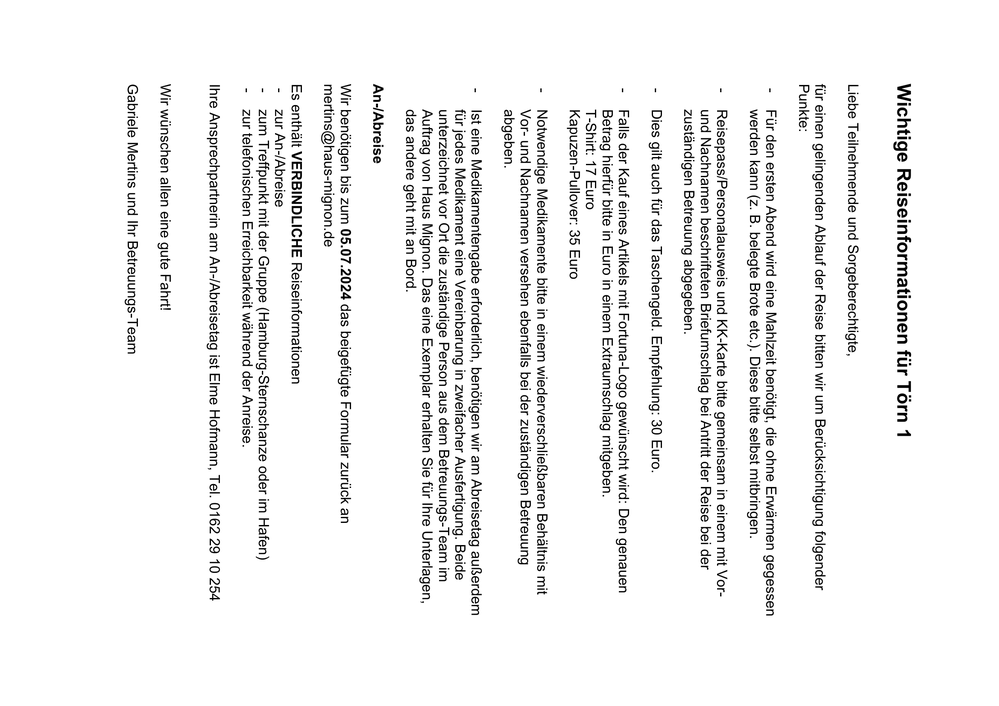
#> input picture pdf_page_1.png, 999 x 706 px, shrunk from 2339 x 1654 before the run, given as the content of the folder ./pictures, which was not available
$ jupyter execute --allow-errors 'Task1 -  PDF Page Rotation Angle Detection .ipynb'   (text cells are left out)
#> lines starting #> are read from the running program, lines starting #| are printed output that depends on the picture; after the words box and inside, x2 and y2 are one past the last pixel; in counts of white or black regions, pixels touching at a corner belong together; pictures that were not available may be replaced by others from this repository, and a replacement may not be noted
[cell 1]
from typing import List
from PyPDF2 import PdfReader, PdfWriter
import io
import numpy as np
from pdf2image import convert_from_path, convert_from_bytes

def rotate_all_pages_upright(input_pdf: str) -> List[int]:
    """
    Analyze all pages in the input PDF and determine the rotation angle needed for each page.

    Args:
    input_pdf (str): The file path of the input PDF.

    Returns:
    List[int]: A list of rotation angles (in degrees) for each page.
               The angles are normalized to be in the range [0, 359].
               0 means no rotation needed, 90 means 90 degrees clockwise, etc.
    """
    reader = PdfReader(input_pdf)
    writer = PdfWriter()

    angles = []
    for page_number in range(len(reader.pages)):
        current_page = reader.pages[page_number]

        rotation_angle = determine_rotation_angle(current_page)
        angles.append(rotation_angle)

    return angles

# [16 lines left out: function determine_rotation_angle, not called in this run]

# Usage
input_pdf: str = "grouped_documents.pdf"
#> (the rest of this cell did not finish here and is left out)

[cell 2]
# Install pip packages in the current Jupyter kernel
import sys

[cell 3]
from PIL import Image
import pytesseract # install tessearct Library for OCR,
pytesseract.pytesseract.tesseract_cmd = r"C:\\Program Files\\Tesseract-OCR\\tesseract.exe"

[cell 4]
"""
Converts PDf to image for better processing and saves pictures to "pictures" directory
"""
from pdf2image import convert_from_path # cave: Install Toddler first, Conda https://stackoverflow.com/questions/46184239/extract-a-page-from-a-pdf-as-a-jpeg

#> (the rest of this cell did not finish here and is left out)

[cell 5]
from matplotlib import pyplot as plt

#https://stackoverflow.com/questions/28816046/
#displaying-different-images-with-actual-size-in-matplotlib-subplot
"""
Function to show images inline in Jupyter Lab
@type image: cv2.image
@param image: The image to be shown in Notebook
"""
# [24 lines left out: function display, not called in this run]

[cell 6]
#Quelle Chat GPT
#Helper Functions
import numpy as np

def sort_points(points):
    """
    Sorts the four corner points of a quadrilateral so that they are in a consistent order (clockwise).
    """
    # Calculate the center of the quadrilateral
    center = np.mean(points, axis=0)

    # Sort the points based on their angle relative to the center
    def angle_from_center(point):
        return np.arctan2(point[1] - center[1], point[0] - center[0])

    points_sorted = sorted(points, key=angle_from_center)
    return np.array(points_sorted)

def calculate_quadrilateral_area(points):
    """
    Calculates the area of a quadrilateral given by 4 points, regardless of the order of the points.

    :param points: A 2D array or a list containing the 4 points representing the corners of the quadrilateral.
                   e.g., [[x1, y1], [x2, y2], [x3, y3], [x4, y4]]
    :return: The area of the quadrilateral.
    """
    # Sort the points to ensure a consistent order
    points_sorted = sort_points(points)

    # Shoelace formula to calculate the area of a quadrilateral
    x = points_sorted[:, 0]
    y = points_sorted[:, 1]

    # Calculate the area
    area = 0.5 * np.abs(np.dot(x, np.roll(y, 1)) - np.dot(y, np.roll(x, 1)))
    return area

# [18 lines left out: function shorten_array, not called in this run]

[cell 7]
"""
preprocess pictures in the "pictures" Directory for angle Detection and OCR. Afterwards the processed pictures are stored in the folder "processImages"
1. Binarization -> Black and white Picture
2. Remove Borders -> e.g. red line around page is removed
3. Find contours of the Page Border and use it to align the page to the picture and crop the background
"""
import math
import cv2
from matplotlib import pyplot as plt
from PIL import ImageOps
import os
import fnmatch

filenames = fnmatch.filter(os.listdir(".\\pictures"), '*.png')

for filename in filenames:

    path = ".\\pictures\\" + filename
    img = cv2.imread(path) # Load Image
#> img is the input picture: shape (706, 999, 3); min 0, max 255, mean 242.2

    #Noise removal does not apply for example document

    #Binarization
    img = cv2.cvtColor(img, cv2.COLOR_BGR2GRAY)
#> img: shape (706, 999)
    thresh, img = cv2.threshold(img, 127, 255, cv2.THRESH_BINARY)
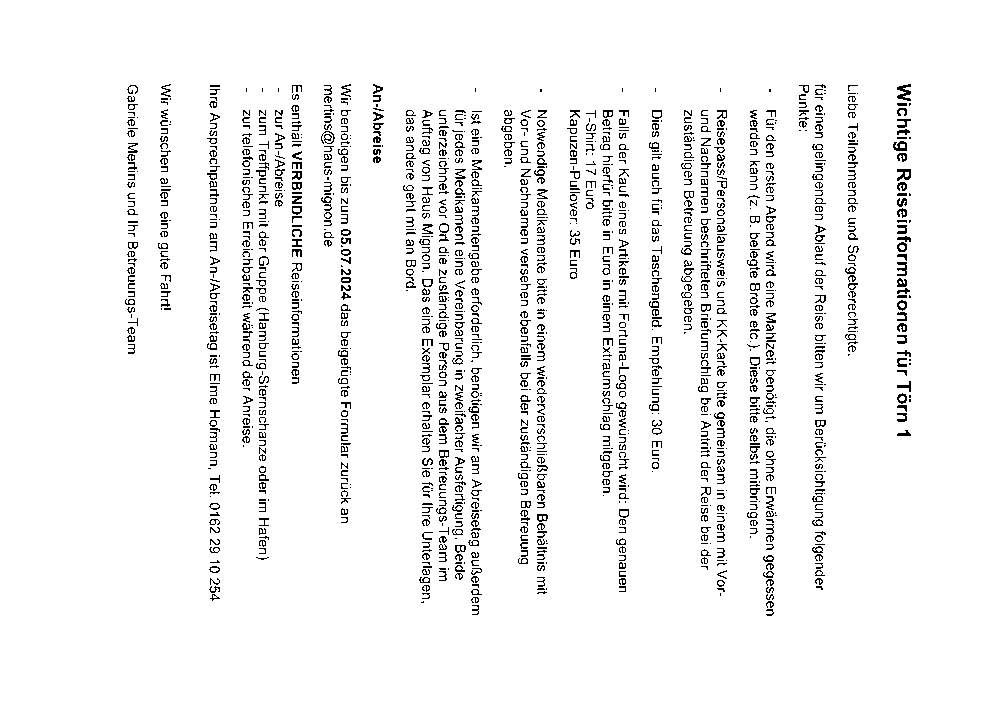
#> img: shape (706, 999); 95.1% white; black in thin lines or dots, all inside (x1, y1, x2, y2) = (125, 84, 911, 616)

    #remove border
    contours, heiarchy = cv2.findContours(img, cv2.RETR_EXTERNAL, cv2.CHAIN_APPROX_SIMPLE)
#> contours = [[[0, 0], [0, 705], [998, 705], [998, 0]]]; heiarchy = [[-1, -1, -1, -1]]
    cntsSorted = sorted(contours, key=lambda x:cv2.contourArea(x))
#> cntsSorted = [[[0, 0], [0, 705], [998, 705], [998, 0]]]
    cnt = cntsSorted[-1]
#> cnt = [[0, 0], [0, 705], [998, 705], [998, 0]]
    x, y, w, h = cv2.boundingRect(cnt)
#> x = 0; y = 0; w = 999; h = 706
    img = img[y:y+h, x:x+w]


    """
    Find outer Contours.
    With the Border of the pages, every Page is at first turned so that the borders match the image
    """

    imgTurn = cv2.copyMakeBorder(img, 200, 200, 200, 200, cv2.BORDER_CONSTANT, 1) #Border is added to have head Room for Turning
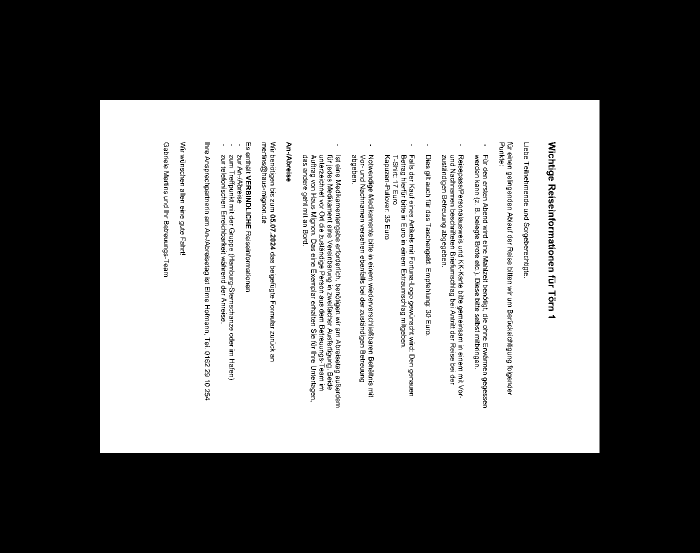
#> imgTurn: shape (1106, 1399) (shown at 1/2 size); 43.3% white; 227 white regions (215 under 20 px), largest, box (x1, y1, x2, y2) and area: (200, 200, 1199, 906) 668387, (853, 312, 861, 317) 38, (624, 480, 631, 486) 38

    contours, hierarchy = cv2.findContours(imgTurn, cv2.RETR_EXTERNAL, cv2.CHAIN_APPROX_SIMPLE)
#> contours = [[[200, 200], [200, 905], [1198, 905], [1198, 200]]]

    boxes = []
    for contour in contours:
        epsilon = 0.02 * cv2.arcLength(contour, True)
        rect = cv2.approxPolyDP(contour, epsilon, True) #PolyDP since rectangle shaped paper may be warped

        if (len(rect) == 4): # Teste auf 4Eck
            rect = np.squeeze(rect) #Transform to format without double-Array brackets
            boxes.append(rect)
#> this loop made 1 pass
#> (epsilon, rect) on pass 1: (68.12, [[200, 200], [200, 905], [1198, 905], [1198, 200]])
#> after the loop, boxes has the same summary as contours

    #Choose rectangle with greatest Area
    maxArea = 0
    paperBorder = None
    for box in boxes:
        shortend = box #shorten_array(box)
        #print (shortend)
        area = calculate_quadrilateral_area(shortend)
        if (area > maxArea):
            maxArea = area
            paperBorder = box
#> this loop made 1 pass
#> (x in calculate_quadrilateral_area, y in calculate_quadrilateral_area, area, maxArea, paperBorder) on pass 1: ([200, 1198, 1198, 200], [200, 200, 905, 905], 703590, 703590, [[200, 200], [200, 905], [1198, 905], [1198, 200]])
#> after the loop, maxArea = 703590
    paperBorder = sort_points(paperBorder)
#> paperBorder = [[200, 200], [1198, 200], [1198, 905], [200, 905]]
    #print("Eckpunkte der Page:", paperBorder)

    #calculate rotation angle
    deltaX = paperBorder[1][0] - paperBorder[0][0]
#> deltaX = 998
    deltaY = paperBorder[1][1] - paperBorder[0][1]
#> deltaY = 0
    sign = 1

    if deltaY < 0:
        sign = -1
        deltaY = abs(deltaY)

    angle = math.degrees(math.atan2(deltaY, deltaX))
#> angle = 0
    #print("Der Winkel beträgt: " + str(angle))


    #rotate picture and paperBorder if necessary
    if angle > 0.5:
        height, width = imgTurn.shape
        center = (width // 2, height // 2)
        rotation_matrix = cv2.getRotationMatrix2D(center, sign*angle, 1.0) # calculate Rotation matrix
        rotated_image = cv2.warpAffine(imgTurn, rotation_matrix, dsize=(width, height))


        paperBorderRotation = np.array([[paperBorder[0]], [paperBorder[1]], [paperBorder[2]], [paperBorder[3]]]) #Transform points to no formatting
        paperBorderRotation = cv2.transform(paperBorderRotation, rotation_matrix)
        paperBorderRotation = np.squeeze(paperBorderRotation) #Transform to format without double-Array brackets
        paperBorderRotation = sort_points(paperBorderRotation)


        #crop background
        yMin = min (paperBorderRotation[0][1], paperBorderRotation[1][1])
        xMax = max (paperBorderRotation[1][0], paperBorderRotation[2][0])
        yMax = max (paperBorderRotation[2][1], paperBorderRotation [3][1])
        xMin = min (paperBorderRotation[3][0], paperBorderRotation[0][0])

        rotated_image = rotated_image[yMin:yMax, xMin:xMax]
        img = rotated_image


    #crop header and footer if necessary
    else:
        h, _ = img.shape
        offset = 0.1
        img = img[math.floor(h*offset):math.floor(h-h*offset), :]
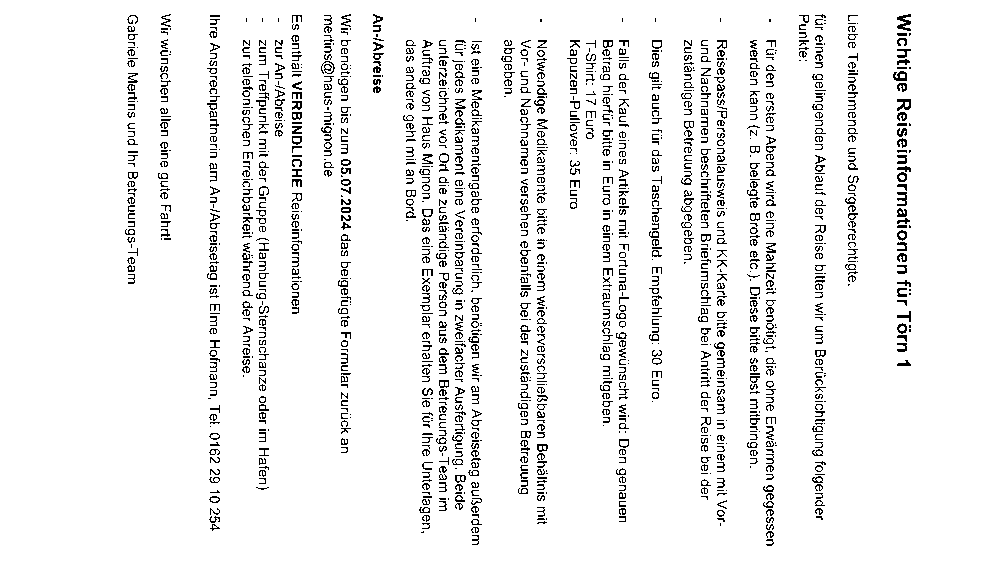
#> img: shape (565, 999); 93.9% white; black in thin lines or dots, all inside (x1, y1, x2, y2) = (125, 14, 911, 546)


    cv2.imwrite(".//processImages//"+filename, img)
    #display (img)
    """#img = rotateImage(img, -20)

    # [8 lines of commented-out code are left out]
    h, w = img.shape
    boxes = pytesseract.image_to_boxes(img)
    print (boxes)
    for b in boxes.splitlines():
        b = b.split(' ')
        img = cv2.rectangle(img, (int(b[1]), h - int(b[2])), (int(b[3]), h - int(b[4])), (0, 255, 0), 2)

    """


print("processed Images saved to 'processImages'")
print( os.getcwd())
print(os.listdir(".//processImages"))

[cell 8]
filenames = fnmatch.filter(os.listdir(".\\processImages"), '*.png')
print("started")
#> (the rest of this cell did not finish here and is left out)

[cell 9]
import numpy as np

'''
Function to detect skewing Angle by applying Filters and recognizing the tilt of a Contour

Cave: Works only if text is not tilted 90 degrees. Function can not decide between aligned Text and Text which is tilted 180 degrees

'''

# [86 lines left out: functions getSkewAngle, rotateImage, not called in this run]

[cell 10]
# Test Tesseact with different cases
im = cv2.imread(".\\TesseractTesting\\test1.PNG")
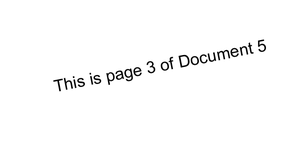
#> input picture TesseractTesting/test1.PNG, 301 x 154 px, shrunk from 704 x 361 before the run, found by its file name
#> im is the input picture: shape (154, 301, 3); min 0, max 255, mean 250.9
#> (the rest of this cell did not finish here and is left out)

[cell 11]
import cv2
import os
import fnmatch
"""
segmetion of Letters -> draws Border around the letters
"""
filenames = fnmatch.filter(os.listdir(".\\processImages"), '*.png')
#> (the rest of this cell did not finish here and is left out)
